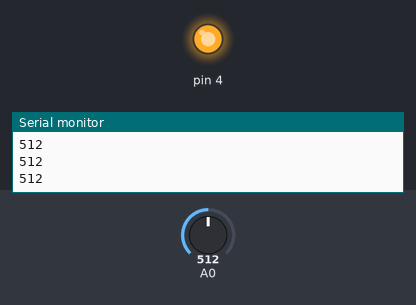
Recording of a sketch running on a simulated Arduino Uno, built with avr-gcc and run on an emulated ATmega328P. Parts: output pins drawn as LEDs (lit = HIGH), the last lines printed to the serial monitor. Inputs (shaded band) come from the test bench; at power-on: A0 = 512.

Above: at 1.2 s.
1.3 s: A0 set to 315
2.8 s: A0 set to 282
At 4.0 s:
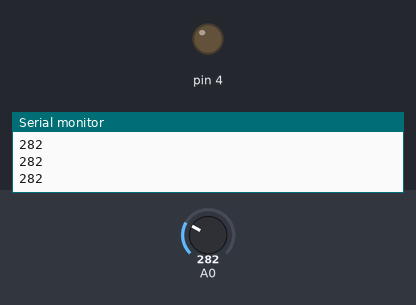
4.3 s: A0 set to 306
At 5.3 s:
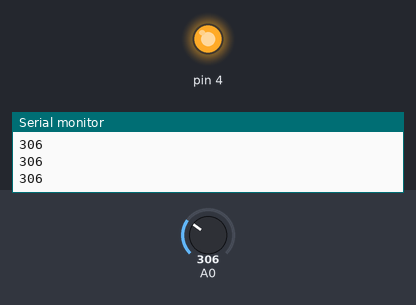
5.8 s: A0 set to 290
At 6.5 s:
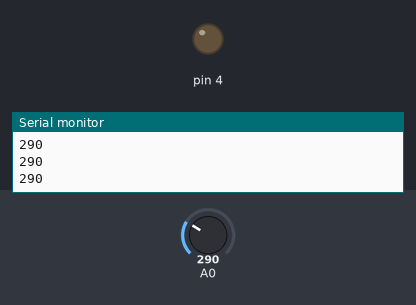
Timing chart, 0 to 8.3 s (numbered marks = the images above; inputs shaded):
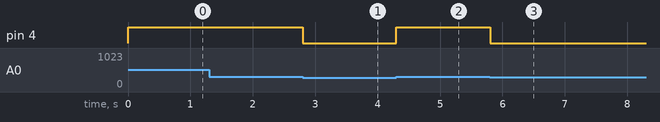

Measured:
- the behaviour switches between 301 and 300 on A0 (found by bisection; images 0 and 1)
- after the input at 2.8 s, pin 4: HIGH → LOW at once
- after the input at 4.3 s, pin 4: LOW → HIGH at once
- after the input at 5.8 s, pin 4: HIGH → LOW at once

The sketch:

mic.ino
```cpp
void setup() {
  // put your setup code here, to run once:
  pinMode(4,OUTPUT);
Serial.begin(9600);
}

void loop() {
  // put your main code here, to run repeatedly:
int val = analogRead(A0);

if (val > 300)
  digitalWrite(4,HIGH);
else
  digitalWrite(4,LOW);

Serial.println(val);

}
```
